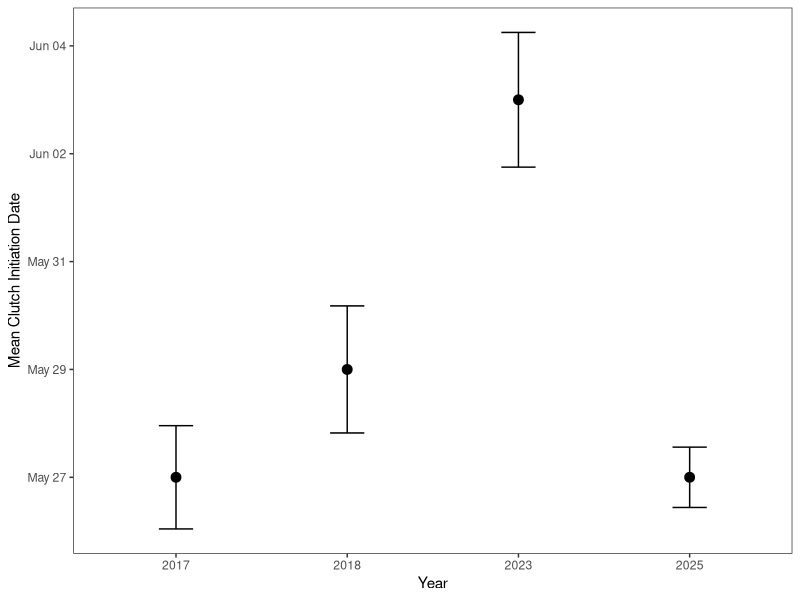
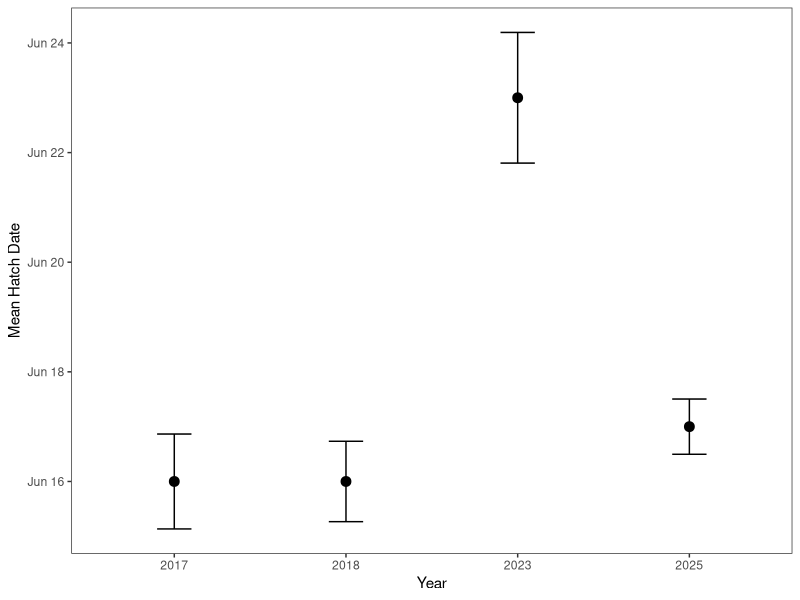
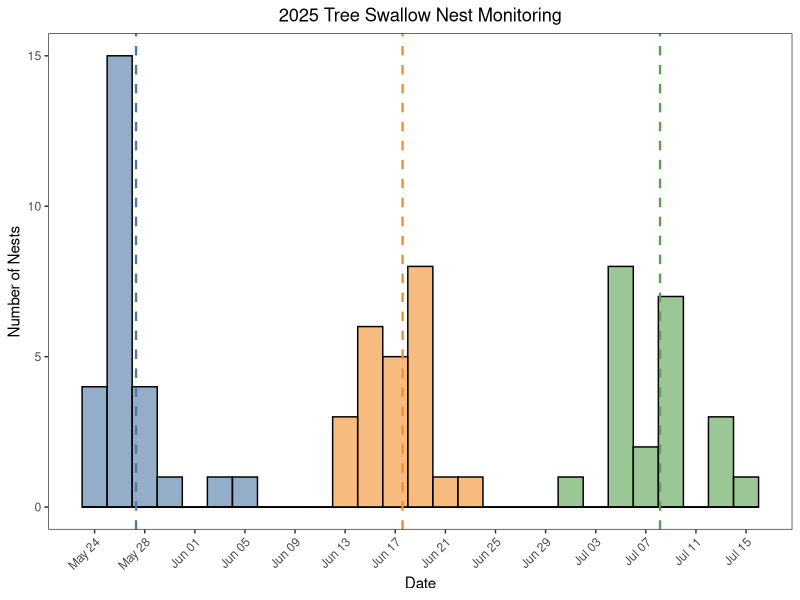
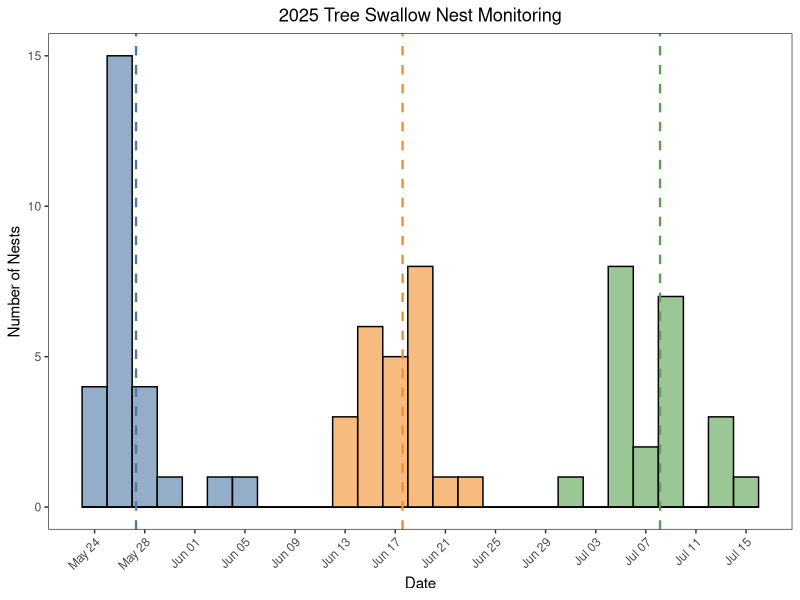

Generate these figures, in order, with R:
### Tree Swallow Nest Box Monitoring
### Date: 12/17/2025
### By: Randall J. Friendly
###
### Compare different years of nest box monitoring

## Activate packages
library(readxl)
library(data.table)
library(tidyverse)
library(lubridate)
library(dplyr)
library(openxlsx)
library(ggplot2)
library(tidyr)
library(writexl)

## Read in data
visit_sum_data17 <- read_excel("data/2017_BET_nest_record_summary.xlsx")
visit_sum_data18 <- read_excel("data/2018_BET_nest_record_summary.xlsx")
visit_sum_data23 <- read_excel("data/2023_BET_nest_record_summary.xlsx")
visit_sum_data25 <- read_excel("data/2025_BET_nest_record_summary.xlsx")

## Fix the dataframes so that R knows what kind of variable its working with
# 2017
visit_sum_data17$box_number <- as.factor(visit_sum_data17$box_number)
visit_sum_data17$species <- as.factor(visit_sum_data17$species)
visit_sum_data17$site <- as.factor(visit_sum_data17$site)
visit_sum_data17$year <- as.factor(visit_sum_data17$year)
visit_sum_data17$clutch_initiation <- as.Date(visit_sum_data17$clutch_initiation)
visit_sum_data17$clutch_completion <- as.Date(visit_sum_data17$clutch_completion)
visit_sum_data17$predicted_hatch <- as.Date(visit_sum_data17$predicted_hatch)
visit_sum_data17$incubation_start <- as.Date(visit_sum_data17$incubation_start)
visit_sum_data17$actual_hatch <- as.Date(visit_sum_data17$actual_hatch)
visit_sum_data17$predicted_fledge <- as.Date(visit_sum_data17$predicted_fledge)
visit_sum_data17$actual_fledge <- as.Date(visit_sum_data17$actual_fledge)
visit_sum_data17$successful <- as.factor(visit_sum_data17$successful)

# 2018
visit_sum_data18$box_number <- as.factor(visit_sum_data18$box_number)
visit_sum_data18$species <- as.factor(visit_sum_data18$species)
visit_sum_data18$site <- as.factor(visit_sum_data18$site)
visit_sum_data18$year <- as.factor(visit_sum_data18$year)
visit_sum_data18$clutch_initiation <- as.Date(visit_sum_data18$clutch_initiation)
visit_sum_data18$clutch_completion <- as.Date(visit_sum_data18$clutch_completion)
visit_sum_data18$predicted_hatch <- as.Date(visit_sum_data18$predicted_hatch)
visit_sum_data18$incubation_start <- as.Date(visit_sum_data18$incubation_start)
visit_sum_data18$actual_hatch <- as.Date(visit_sum_data18$actual_hatch)
visit_sum_data18$predicted_fledge <- as.Date(visit_sum_data18$predicted_fledge)
visit_sum_data18$actual_fledge <- as.Date(visit_sum_data18$actual_fledge)
visit_sum_data18$successful <- as.factor(visit_sum_data18$successful)

# 2023
visit_sum_data23$box_number <- as.factor(visit_sum_data23$box_number)
visit_sum_data23$species <- as.factor(visit_sum_data23$species)
visit_sum_data23$site <- as.factor(visit_sum_data23$site)
visit_sum_data23$year <- as.factor(visit_sum_data23$year)
visit_sum_data23$clutch_initiation <- as.Date(visit_sum_data23$clutch_initiation)
visit_sum_data23$clutch_completion <- as.Date(visit_sum_data23$clutch_completion)
visit_sum_data23$predicted_hatch <- as.Date(visit_sum_data23$predicted_hatch)
visit_sum_data23$incubation_start <- as.Date(visit_sum_data23$incubation_start)
visit_sum_data23$actual_hatch <- as.Date(visit_sum_data23$actual_hatch)
visit_sum_data23$predicted_fledge <- as.Date(visit_sum_data23$predicted_fledge)
visit_sum_data23$actual_fledge <- as.Date(visit_sum_data23$actual_fledge)
visit_sum_data23$successful <- as.factor(visit_sum_data23$successful)

# 2025
visit_sum_data25$box_number <- as.factor(visit_sum_data25$box_number)
visit_sum_data25$species <- as.factor(visit_sum_data25$species)
visit_sum_data25$site <- as.factor(visit_sum_data25$site)
visit_sum_data25$year <- as.factor(visit_sum_data25$year)
visit_sum_data25$clutch_initiation <- as.Date(visit_sum_data25$clutch_initiation)
visit_sum_data25$clutch_completion <- as.Date(visit_sum_data25$clutch_completion)
visit_sum_data25$predicted_hatch <- as.Date(visit_sum_data25$predicted_hatch)
visit_sum_data25$incubation_start <- as.Date(visit_sum_data25$incubation_start)
visit_sum_data25$actual_hatch <- as.Date(visit_sum_data25$actual_hatch)
visit_sum_data25$predicted_fledge <- as.Date(visit_sum_data25$predicted_fledge)
visit_sum_data25$actual_fledge <- as.Date(visit_sum_data25$actual_fledge)
visit_sum_data25$successful <- as.factor(visit_sum_data25$successful)

summary(visit_sum_data17)
summary(visit_sum_data18)
summary(visit_sum_data23)
summary(visit_sum_data25)


# Stack these dataframes into one
sum_data_all <- bind_rows(visit_sum_data17, visit_sum_data18, visit_sum_data23, visit_sum_data25)


# Get the mean clutch intiation date by year and include range and SE.
mean_dates_range_se <- sum_data_all %>%
  group_by(year) %>%
  summarise(
    mean_date = as.Date(mean(clutch_initiation, na.rm = TRUE), origin = "1970-01-01"),
    earliest = min(clutch_initiation, na.rm = TRUE),
    latest = max(clutch_initiation, na.rm = TRUE),
    se_days = sd(as.numeric(clutch_initiation), na.rm = TRUE) / sqrt(n())
  )

# create month-day date with constant year, to make creating a figure easier
mean_dates_range_se <- mean_dates_range_se %>%
  mutate(
    md_date = as.Date(
      paste0("2000-", format(mean_date, "%m-%d"))
    )
  )



## Get a visualizations of the clutch initiation time
library(ggplot2)

ggplot(mean_dates_range_se, aes(x = year, y = md_date)) +
  geom_point(size = 3) +
  geom_errorbar(aes(
    ymin = md_date - se_days,
    ymax = md_date + se_days
  ),
  width = 0.2
  ) +
  scale_y_date(
    date_breaks = "2 days",
    date_labels = "%b %d"
  ) +
  labs(
    x = "Year",
    y = "Mean Clutch Initiation Date"
  ) + theme_bw() +
  theme(
    panel.grid.major = element_blank(),
    panel.grid.minor = element_blank()
  )
  
# create new data frame just to get cumulative mean init date
mean_init_date_all <- sum_data_all
# add day of year column
mean_init_date_all$clutch_doy <- as.POSIXlt(mean_init_date_all$clutch_initiation)$yday + 1
mean_doy <- mean(mean_init_date_all$clutch_doy, na.rm = TRUE)
mean_date <- as.Date(mean_doy - 1, origin = "2000-01-01")
format(mean_date, "%b %d")


###### DO the same for hatch dates

# Get the mean hatch date by year and include range and SE.
mean_hatch_range_se <- sum_data_all %>%
  group_by(year) %>%
  summarise(
    mean_hdate = as.Date(mean(actual_hatch, na.rm = TRUE), origin = "1970-01-01"),
    earliest = min(actual_hatch, na.rm = TRUE),
    latest = max(actual_hatch, na.rm = TRUE),
    se_days = sd(as.numeric(actual_hatch), na.rm = TRUE) / sqrt(n())
  )

# create month-day date with constant year, to make creating a figure easier
mean_hatch_range_se <- mean_hatch_range_se %>%
  mutate(
    md_hdate = as.Date(
      paste0("2000-", format(mean_hdate, "%m-%d"))
    )
  )


### get a visial of hatch date timings
ggplot(mean_hatch_range_se, aes(x = year, y = md_hdate)) +
  geom_point(size = 3) +
  geom_errorbar(aes(
    ymin = md_hdate - se_days,
    ymax = md_hdate + se_days
  ),
  width = 0.2
  ) +
  scale_y_date(
    date_breaks = "2 days",
    date_labels = "%b %d"
  ) +
  labs(
    x = "Year",
    y = "Mean Hatch Date"
  ) + theme_bw() +
  theme(
    panel.grid.major = element_blank(),
    panel.grid.minor = element_blank()
  )


### create a frequency distribution figure for when swallows initiate and hatch and fledge date

# convert dates to day of year
visit_sum_data25$init_doy <- as.numeric(format(visit_sum_data25$clutch_initiation, "%j"))
visit_sum_data25$hatch_doy <- as.numeric(format(visit_sum_data25$actual_hatch, "%j"))
visit_sum_data25$fledge_doy <- as.numeric(format(visit_sum_data25$actual_fledge, "%j"))

init_hatch_phen <- visit_sum_data25 %>%
  select(init_doy, hatch_doy, fledge_doy) %>%
  pivot_longer(cols = everything(),
               names_to = "event",
               values_to = "doy") %>%
  mutate(event = recode(event,
                        init_doy = "Clutch Initiation",
                        hatch_doy = "Hatch",
                        fledge_doy = "Fledge"))

mean_lines <-init_hatch_phen %>%
  group_by(event) %>%
  summarize(mean_doy = mean(doy, na.rm = TRUE))

ggplot(init_hatch_phen, aes(x = doy, fill = event)) +
  geom_histogram(binwidth = 2, alpha = 0.6, position = "identity",
                 color = "black") +
  geom_vline(data = mean_lines,
             aes(xintercept = mean_doy, color = event),
             linetype = "dashed",
             linewidth = 0.8) +
  scale_x_continuous(
    breaks = seq(140, 210, by = 4),
    labels = function(x) format(as.Date(x - 1, origin = "2025-01-01"), "%b %d")
  ) + 
  scale_fill_manual(
    values = c("Clutch Initiation" = "#4E79A7",
               "Hatch" = "#F28E2B",
               "Fledge" = "#59A14F")
  ) +
  scale_color_manual(
    values = c("Clutch Initiation" = "#4E79A7",
               "Hatch" = "#F28E2B",
               "Fledge" = "#59A14F") 
    ) +
  labs(
    title = "2025 Tree Swallow Nest Monitoring",
    x = "Date",
    y = "Number of Nests",
  ) + 
  theme_bw() +
  theme(
    panel.grid.major = element_blank(),
    panel.grid.minor = element_blank(),
    legend.position = "none",
    axis.text.x = element_text(angle = 45, hjust = 1),
    plot.title = element_text(hjust = 0.5)
  )

#save ggplot figure
ggsave("output/initiation_hatch_2025.jpg", width = 7, height = 4, units = "in", dpi = 300)














